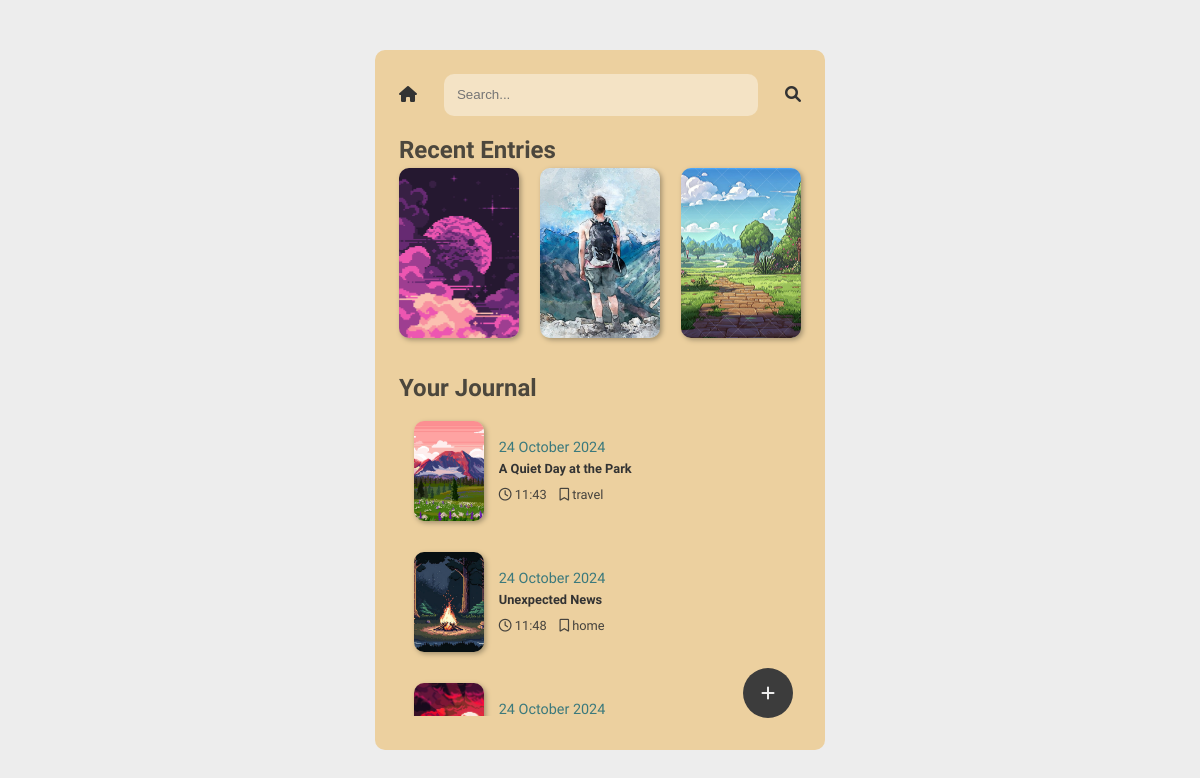
The page / on the database its author committed.
### tables this page shows
CREATE TABLE `journal` (
  `id` int(11) NOT NULL,
  `title` varchar(255) DEFAULT NULL,
  `content` text DEFAULT NULL,
  `img_url` varchar(255) DEFAULT NULL,
  `create_at` timestamp NOT NULL DEFAULT current_timestamp(),
  `updated_at` timestamp NOT NULL DEFAULT current_timestamp() ON UPDATE current_timestamp(),
  `type` varchar(255) DEFAULT NULL
);

### classes/journal.class.php (called while the page is built, shortened)
<?php
require_once 'database.php';
class Journal{
    protected $db ;
    function __construct(){
        $this->db = new Database();
    }
    function show(){
        $sql = "SELECT * FROM journal
        ORDER BY id ASC; ";
        $query =  $this->db->connect()->prepare($sql);
        if($query->execute()){
            $data = $query->fetchAll();
        }
        return $data;
    }
    function select_recent_journal(){
        $sql = "SELECT * FROM journal
        ORDER BY id DESC
        LIMIT 3; ";
        $query =  $this->db->connect()->prepare($sql);
        if($query->execute()){
            $data = $query->fetchAll();
        }
        return $data;
    }
}

### classes/database.php (called while the page is built)
<?php
class Database{
    private $host = 'localhost';
    private $username = 'root';
    private $password = '';
    private $database = 'journal';
    protected $connection;
    function connect(){
        try
			{
				$this->connection = new PDO("mysql:host=$this->host;dbname=$this->database", $this->username, $this->password);
			}
			catch (PDOException $e)
			{
				echo "Connection error " . $e->getMessage();
			}
        return $this->connection;
    }
}
?>

### index.php (the view, shortened to what this page needs)
<!DOCTYPE html>
<html lang="en">
<head>
    <link rel="stylesheet" href="styles.css">
    <link href="https://cdnjs.cloudflare.com/ajax/libs/font-awesome/6.0.0/css/all.min.css" rel="stylesheet">
</head>
<body>
    <?php  session_start();
        include_once 'classes/journal.class.php';
        $journal = new Journal();
        $journals = $journal->show();
        $recent_journals = $journal->select_recent_journal();
    ?>
    <div class ="bg-full bg-light d-flex justify-content-center align-items-center ">
        <div class="journal-container bg-primary rounded-2 p-half relative" style = "height: 700px; width: 450px;">
            <section class = "search-container mb-1" >
                <form class = "d-flex align-items-center" action="search.php?" method = "GET">
                    <a href="index.php">
                        <button type="button"><i class="fa-solid fa-house"></i></button>
                    </a>
                    <input class = "w-100 rounded-2 p-1 bg-light-brown border-none" style = "margin-right: 2em; margin-left: 2em;"  type="text" name="search" id="search" placeholder = "Search...">
                    <button type="submit"><i class="fa-solid fa-magnifying-glass"></i></button>
                </form>
            </section>
            <section class ="mb-2" >
                <h2 class= "text-secondary">Recent Entries</h2>
                <ul class = "journal-images d-flex justify-content-between">
                    <?php
                    if(!empty($recent_journals)){
                    foreach($recent_journals as $value){
                    ?>
                    <li class="img-container " style = "height: 170px; width: 120px;">
                        <a href = "view.php?journal_id=<?php echo $value['id'] ?>">
                            <img class = "rounded-2 card-shadow "  src="<?php echo $value['img_url']; ?>" style = "height:100%; width: 100%; object-fit:cover;" alt="journal-image">
                        </a>
                    </li>
                    <?php }
                    }else{
                        ?>
                        <li class="img-container " style = "height: 170px; width: 100%;">
                            <p class = "text-center">No Record Yet.</p>
                        </li>
                    <?php
                    } ?>
                </ul>
            </section>
            <section class = "recent-entries mb-1 " >
                <h2 class= "text-secondary" >Your Journal</h2>
                <ul class="recent-entries-container " style = "max-height: 310px; overflow-y: scroll">
                    <?php
                        foreach($journals as $value){
                    ?>
                    <li class="entry-journal" style = "font-size: 0.9rem;">
                        <a class = "entry-container d-flex align-items-center p-1" href = "view.php?journal_id=<?php echo $value['id'] ?>" >
                            <div class="img-container " style = "height: 100px; width: 70px; margin-right: 1em" >
                                <img class ="rounded-2 card-shadow" src="<?php echo $value['img_url']?>" style = "min-height: 100px; min-width: 70px;  height:100%; width: 100%; object-fit: cover; " alt="journal-list">
                            </div>
                            <div class="d-flex column justify-content-center">
                                <div class ="mb-little">
                                    <p class = "text-blue"><?php $date = new DateTime($value['create_at']); echo $date->format('d F Y');?></p>
                                    <p class = "truncate" style = "width: 200px; font-weight:bold; font-size: 0.8rem;" ><?php echo $value['title']?></p>
                                </div>
                                <div class ="d-flex" style = "font-size:0.8rem; opacity: 90%;" >
                                    <div style = "margin-right: 1em; ">
                                        <i class="fa-regular fa-clock" ></i>
                                        <?php $time = new DateTime($value['create_at']); echo $time->format('H:i')?>
                                    </div>
                                    <div>
                                        <i class="fa-regular fa-bookmark"></i>
                                        <?php echo $value['type']?>
                                    </div>
                                </div>
                            </div>
                        </a>
                     </li>
                    <?php } ?>
                </ul>
            </section>
            <section class = "add-container absolute" style = "right: 0; bottom: 0; margin-bottom: 2em; margin-right: 2em;">
            <a href="add.php">
                <button class="bg-dark rounded-full p-1 d-flex justify-content-center align-items-center" style="height: 50px; width: 50px; border: none;">
                    <i class="text-light fa-solid fa-plus"></i>
                </button>
            </a>
            </section>
        </div>
    </div>
</body>
</html>

### styles.css (style rules this page uses)
* { margin: 0; padding: 0; box-sizing: border-box; }
html { font-size: 16px; line-height: 1.5; box-sizing: border-box; }
body { font-family: 'Libre Caslon Text','Arial', sans-serif; color: #333; background-color: #f4f4f4; }
a { text-decoration: none; color: inherit; outline: none; background: none; border: none; padding: 0; margin: 0; }
button { background: none; border: none; padding: 0; margin: 0; outline: none; font: inherit; color: inherit; cursor: pointer; }
.entry-journal { border: 1px solid transparent; }
.bg-dark { background-color: #3c3c3c; }
.bg-light { background-color: #ededed; }
.bg-light-brown { background-color: #f4e3c5; }
.bg-full { height: 100vh; width: 100vw; }
.text-light { color: #ededed; }
.bg-primary { background-color: #ecd09f; }
.d-flex { display: flex; }
.justify-content-center { justify-content: center; }
.justify-content-between { justify-content: space-between; }
.align-items-center { align-items:center; }
.column { flex-direction: column; }
.absolute { position: absolute; }
.relative { position: relative; }
.rounded-2 { border-radius: 10px; }
.rounded-full { border-radius: 50%; }
.border-none { border: none; }
.p-half { padding: 1.5em; }
.p-1 { padding: 1em; }
.mb-1 { margin-bottom: 1em; }
.mb-2 { margin-bottom: 2em; }
.mb-little { margin-bottom: 0.5em; }
.w-100 { width: 100%; }
.text-secondary { color: #4c473d; }
.text-blue { color: #3b797c; }
ul { list-style-type: none; }
.truncate { white-space: nowrap; overflow: hidden; text-overflow: ellipsis; width: 100%; }
.card-shadow { transition: all; transition-duration: 0.5s; box-shadow: 2px 2px 5px #a3916f; }

### rows shown on the page
journal: img_url (picture)
journal: img_url (picture)
journal: img_url (picture)
journal: img_url (picture), create_at "24 October 2024", title "A Quiet Day at the Park", create_at "11:43", type "travel"
journal: img_url (picture), create_at "24 October 2024", title "Unexpected News", create_at "11:48", type "home"
journal: img_url (picture), create_at "24 October 2024"
